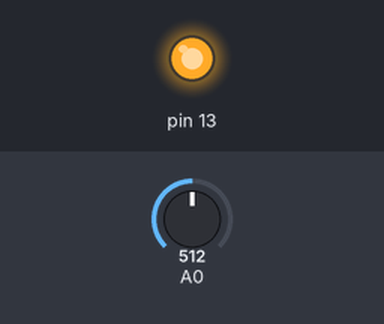
This sketch was run on a simulated Arduino Uno, built with avr-gcc and run on an emulated ATmega328P. Parts: output pins drawn as LEDs (lit = HIGH). The inputs (shaded band) are chosen by the test bench; at power-on: A0 = 512. What the sketch prints to the serial monitor is not drawn.

Above: at 0.4 s.
Timing chart, 0 to 1.9 s (numbered marks = the images above):
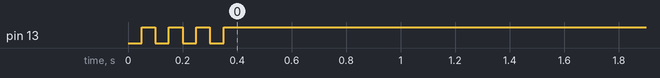

The sketch:

SMDuino_PS2_Control.pde
```cpp
// This program compiles the Playstation controller button statuses into a 6 byte string.
// The first 2 bytes contain button status and the last 4 contain the thumbstick positions.
// by Adam Kemp, 2012 http://code.google.com/p/smduino/

#include <PS2X_lib.h>  //for v1.6 (Thanks to Bill Porter for a wicked library http://www.billporter.info/playstation-2-controller-arduino-library-v1-0/)

PS2X ps2x; // create PS2 Controller Class

int battLow = 801;  //Batt low value determined from 22k/100k voltage divider. Represents ~3.3V
boolean lowBattWarning = false; //flag for a low battery condition
boolean ledState = false; //used for flashing LED during a low power condition
unsigned long currentTime = 0;

void setup(){
 Serial.begin(57600);
  pinMode(13, OUTPUT);
  for (int i = 0; i < 4; i++) { //check status LED
    digitalWrite(13, LOW);
    delay(50);
    digitalWrite(13, HIGH);
    delay(50);
  }
  digitalWrite(13, HIGH);
  ps2x.config_gamepad(3,5,6,4, false, false);   //setup pins and settings:  GamePad(clock, command, attention, data, Pressures?, Rumble?) check for error
}

void loop(){
  byte buttons = 0;
  byte dPads = 0;
  ps2x.read_gamepad();
  bitWrite(buttons, 0, ps2x.Button(PSB_SELECT)); //byte 1, bit 0
  bitWrite(buttons, 1, ps2x.Button(PSB_START)); //byte , bit 1
  bitWrite(buttons, 2, ps2x.Button(PSB_L1)); //byte 1, bit 2
  bitWrite(buttons, 3, ps2x.Button(PSB_R1)); //byte 1, bit 3
  bitWrite(buttons, 4, ps2x.Button(PSB_L2)); //byte 1, bit 4
  bitWrite(buttons, 5, ps2x.Button(PSB_R2)); //byte 1, bit 5
  bitWrite(buttons, 6, ps2x.Button(PSB_L3)); //byte 1, bit 6
  bitWrite(buttons, 7, ps2x.Button(PSB_R3)); //byte 1, bit 7
  bitWrite(dPads, 0, ps2x.Button(PSB_PAD_UP)); //byte 2, bit 0
  bitWrite(dPads, 1, ps2x.Button(PSB_PAD_DOWN)); //byte 2, bit 1
  bitWrite(dPads, 2, ps2x.Button(PSB_PAD_LEFT)); //byte 2, bit 2
  bitWrite(dPads, 3, ps2x.Button(PSB_PAD_RIGHT)); //byte 2, bit 3
  bitWrite(dPads, 4, ps2x.Button(PSB_GREEN)); //byte 2, bit 4
  bitWrite(dPads, 5, ps2x.Button(PSB_BLUE)); //byte 2, bit 5
  bitWrite(dPads, 6, ps2x.Button(PSB_PINK)); //byte 2, bit 6
  bitWrite(dPads, 7, ps2x.Button(PSB_RED)); //byte 2, bit 7
  Serial.print(buttons); //prints byte 1
  Serial.print(dPads); //prints byte 2
  Serial.print(ps2x.Analog(PSS_LY)); //prints left y thumbstick value
  Serial.print(ps2x.Analog(PSS_LX)); //prints left x thumbstick value
  Serial.print(ps2x.Analog(PSS_RY)); //prints right y thumbstick value
  Serial.print(ps2x.Analog(PSS_RX)); //prints right x thumbstick value
  byte battStat = map(analogRead(0), 801, 1024, 0, 100); //reads batt voltage and calculates a percentage. 3.3v = 0%
  if (battStat <= 10) { //not tested, but checks if the battery is below 10%
    lowBattWarning = true;
  }
  if (lowBattWarning) { //if battery is below 10% start flashing the LED
    if (millis() > currentTime + 1000) {
      currentTime = millis();
      digitalWrite(13, !ledState);
    }
  }
 delay(100); //rinse, wash, repeat
}
```
